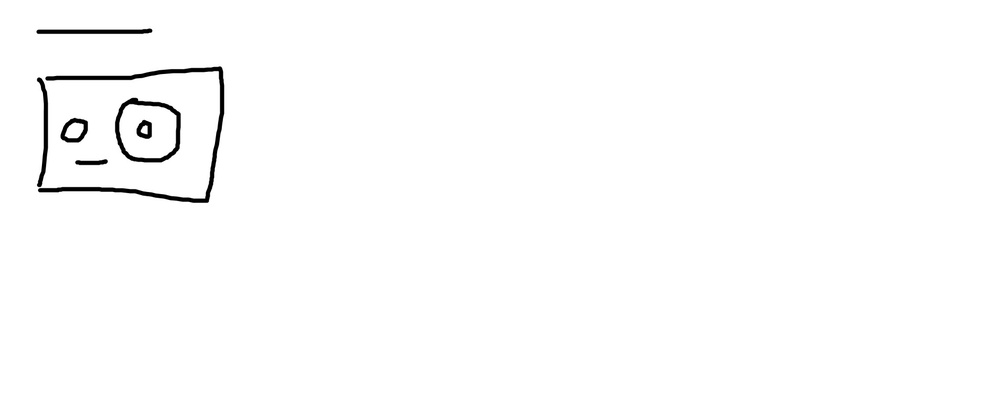
//> input picture 05图像轮廓与图像分割/4.jpg, 1000 x 404 px, shrunk from 1907 x 770 before the run
$ ./01图像轮廓   (built with g++ and OpenCV 4)
//> lines starting //> are read from the running program, lines starting //| are printed output that depends on the picture; after the words box and inside, x2 and y2 are one past the last pixel; in counts of white or black regions, pixels touching at a corner belong together
#include<iostream>
#include<opencv2/opencv.hpp>
using namespace std;
using namespace cv;
int main()
{

	Mat m = imread("4.jpg",0);
//> m is the input picture: 404 rows x 1000 cols, CV_8UC1; min 0, max 255, mean 252.2
	imshow("m", m);

	Mat dst = m.clone();

	threshold(dst, dst, 0, 255, THRESH_BINARY_INV | THRESH_OTSU);
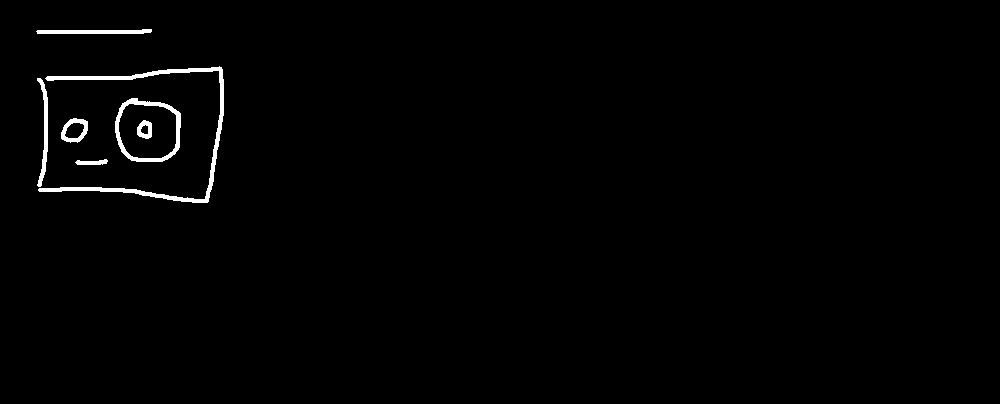
//> dst: 404 rows x 1000 cols, CV_8UC1; 1.1% white; 7 white regions
	imshow("dst", dst);

	Mat n = Mat::zeros(m.cols, m.rows, m.type());


	vector<vector<Point>> contours;

	vector<Vec4i> hierarchy;
	findContours(dst, contours, hierarchy, RETR_LIST, CHAIN_APPROX_SIMPLE);
//> contours = 10 contours; largest, box (x1, y1, x2, y2) and area: (115, 98, 181, 162) 3424, (118, 103, 177, 159) 2735, (38, 66, 224, 203) 1506, (61, 118, 88, 143) 479, (37, 78, 48, 187) 350

	int index = 0;
	for (; index >= 0; index = hierarchy[index][0])
	{
		Scalar color(rand() & 255, rand() & 255);
		drawContours(n, contours, index, color, 1, 8, hierarchy);
	}
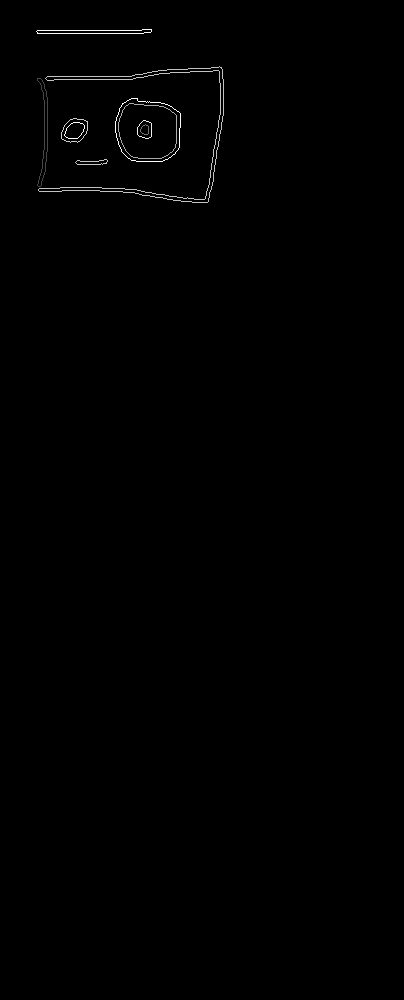
//> n: 1000 rows x 404 cols, CV_8UC1; min 0, max 255, mean 1
//> after the loop, index = -1


		imshow("dst1", n);


	waitKey(0);

	return 0;
}

$ run again, with 05图像轮廓与图像分割/2.jpg copied over 05图像轮廓与图像分割/4.jpg
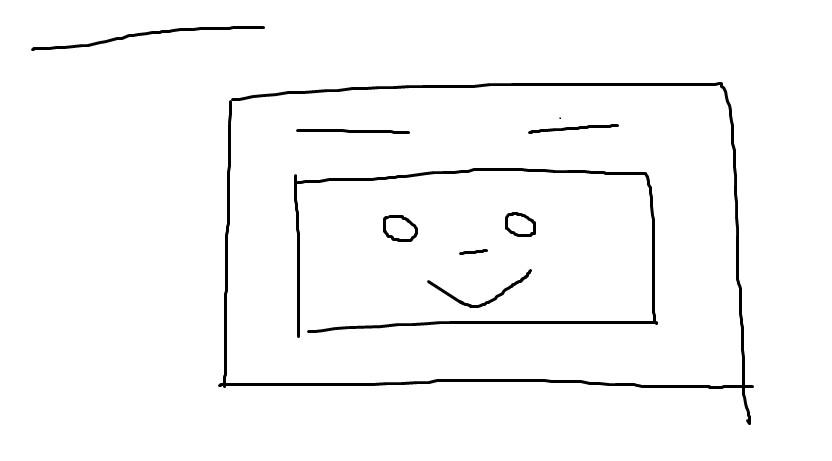
//> input picture 05图像轮廓与图像分割/2.jpg, 832 x 461 px
//> m is the input picture: 461 rows x 832 cols, CV_8UC1; min 0, max 255, mean 248.1
//> `threshold(dst, dst, 0, 255, THRESH_BINARY_INV | THRESH_OTSU);`:
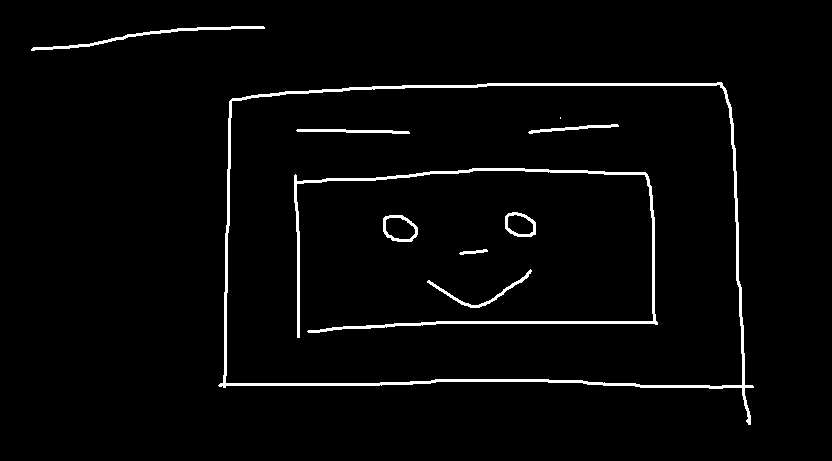
//> dst: 461 rows x 832 cols, CV_8UC1; 2.7% white; 10 white regions (1 under 20 px)
//> contours = 13 contours, 1 with area under 20; largest, box (x1, y1, x2, y2) and area: (218, 82, 754, 425) 152678, (225, 84, 743, 387) 149324, (294, 168, 658, 338) 2050, (383, 215, 418, 242) 721, (505, 212, 536, 237) 591
//> after the loop `for (; index >= 0; index = hierarchy[index][0])`:
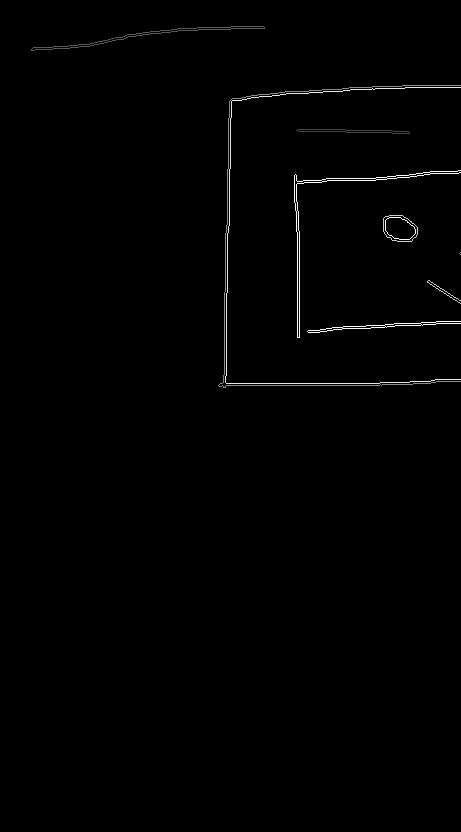
//> n: 832 rows x 461 cols, CV_8UC1; min 0, max 255, mean 1.6
//> after the loop `for (; index >= 0; index = hierarchy[index][0])`: index = -1

$ run again, with 05图像轮廓与图像分割/3.jpg copied over 05图像轮廓与图像分割/4.jpg
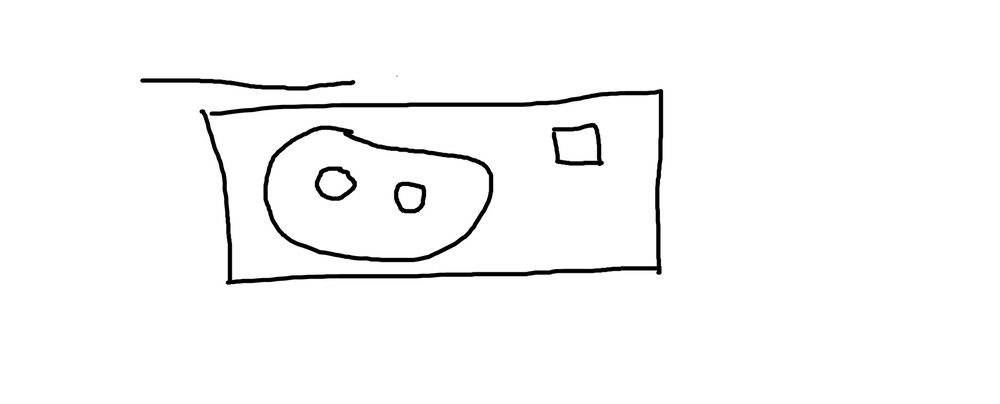
//> input picture 05图像轮廓与图像分割/3.jpg, 1000 x 404 px, shrunk from 1907 x 770 before the run
//> m is the input picture: 404 rows x 1000 cols, CV_8UC1; min 0, max 255, mean 248.6
//> `threshold(dst, dst, 0, 255, THRESH_BINARY_INV | THRESH_OTSU);`:
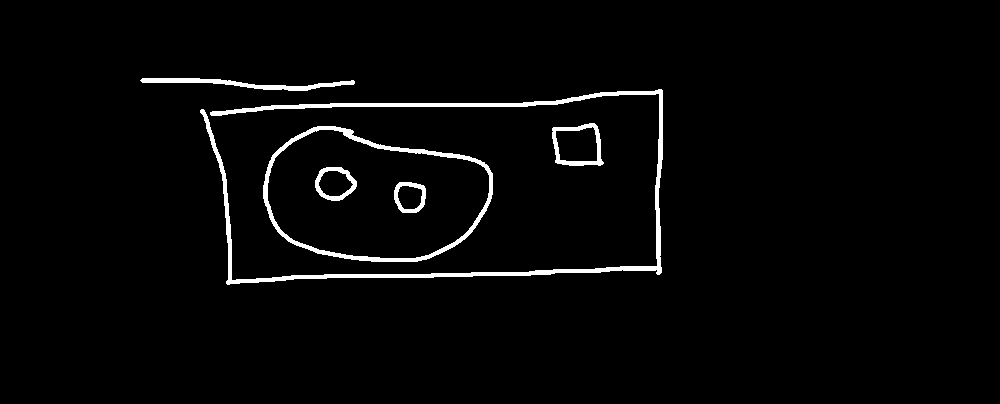
//> dst: 404 rows x 1000 cols, CV_8UC1; 2.5% white; 6 white regions
//> contours = 10 contours; largest, box (x1, y1, x2, y2) and area: (263, 126, 493, 262) 23490, (267, 129, 490, 259) 21492, (200, 89, 663, 285) 3994, (552, 123, 604, 166) 1764, (555, 126, 598, 162) 1248
//> after the loop `for (; index >= 0; index = hierarchy[index][0])`:
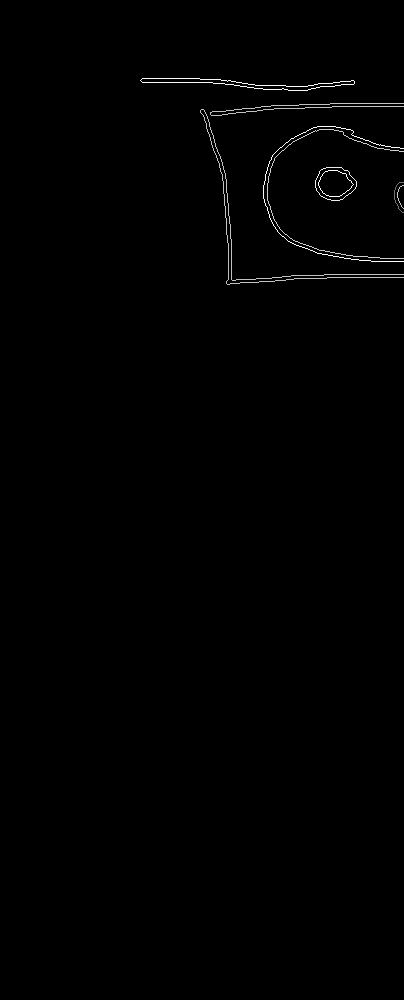
//> n: 1000 rows x 404 cols, CV_8UC1; min 0, max 255, mean 1.3
//> after the loop `for (; index >= 0; index = hierarchy[index][0])`: index = -1

$ run again, with 05图像轮廓与图像分割/a.jpg copied over 05图像轮廓与图像分割/4.jpg
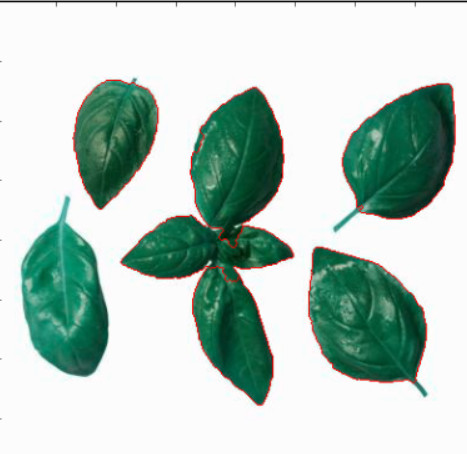
//> input picture 05图像轮廓与图像分割/a.jpg, 467 x 454 px
//> `threshold(dst, dst, 0, 255, THRESH_BINARY_INV | THRESH_OTSU);`:
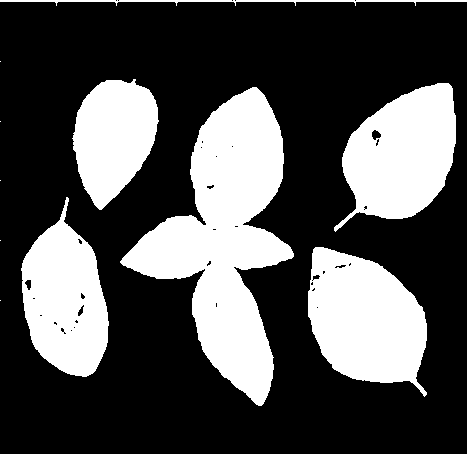
//> dst: 454 rows x 467 cols, CV_8UC1; 31.4% white; 11 white regions (5 under 20 px)
//> contours = 44 contours, 31 with area under 20; largest, box (x1, y1, x2, y2) and area: (120, 87, 294, 406) 23734, (308, 247, 427, 397) 12106, (334, 83, 456, 232) 11296, (21, 197, 109, 377) 9980, (72, 79, 159, 210) 7642
//> after the loop `for (; index >= 0; index = hierarchy[index][0])`:
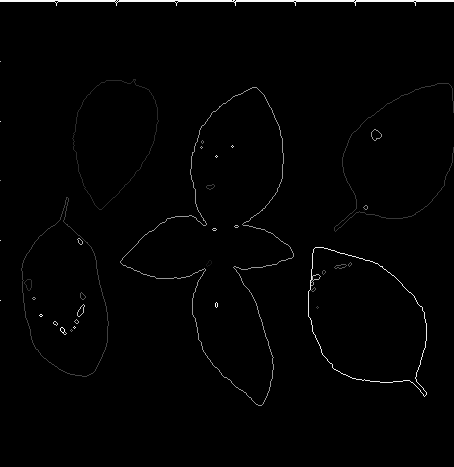
//> n: 467 rows x 454 cols, CV_8UC1; min 0, max 255, mean 2.7
//> after the loop `for (; index >= 0; index = hierarchy[index][0])`: index = -1
